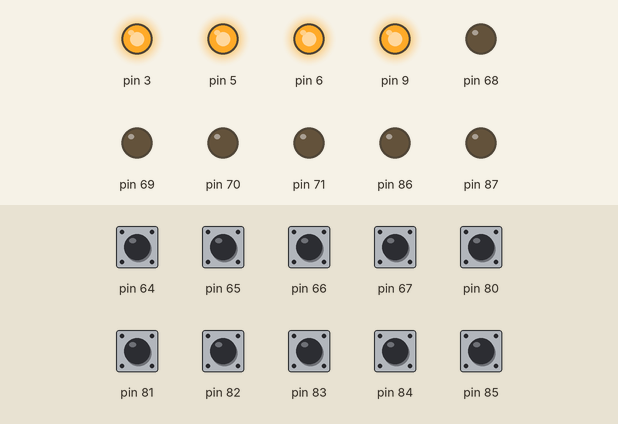
A sketch run on a simulated Arduino Uno, built for the host (arithmetic inside an expression is 32-bit, double 64-bit). Shown: output pins drawn as LEDs (lit = HIGH). The inputs (shaded band) are chosen by the test bench; at power-on: pin 64–67, pin 80–85 HIGH. What the sketch prints to the serial monitor is not drawn.

Above: at 1.2 s.
1.3 s: pin 64 pulled LOW for 0.15 s
At 3.9 s:
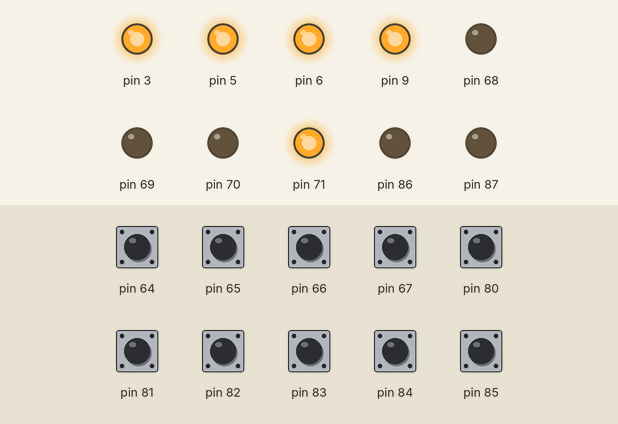
4.2 s: pin 65 pulled LOW for 0.15 s
At 6.2 s:
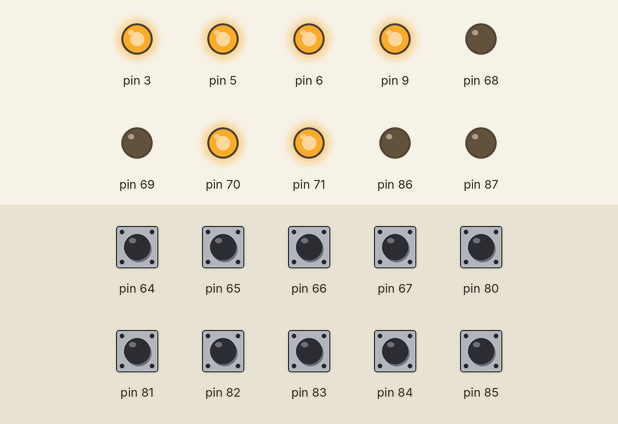
7.1 s: pin 66 pulled LOW for 0.15 s
At 9.5 s:
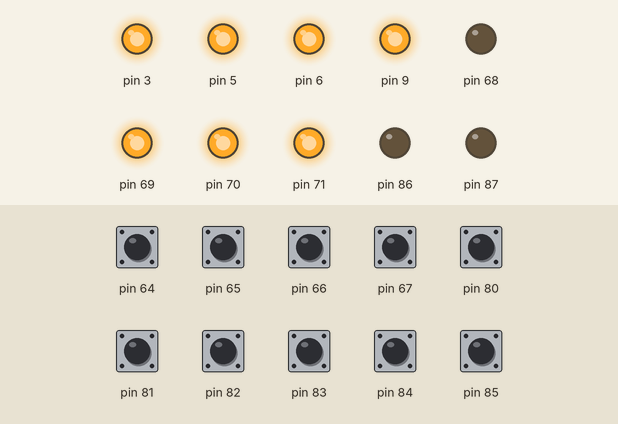
10.0 s: pin 67 pulled LOW for 0.15 s
At 11.8 s:
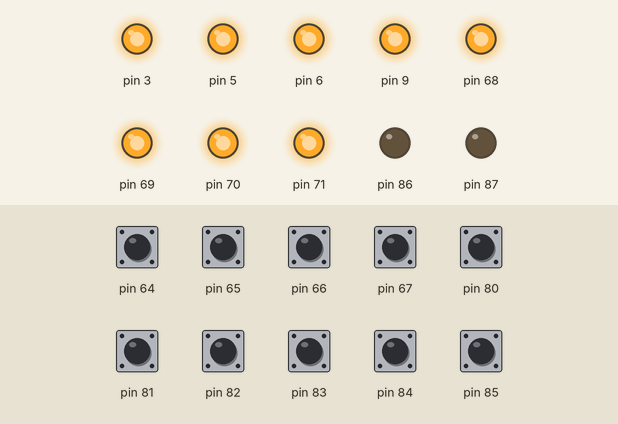
12.9 s: pin 80 pulled LOW for 0.15 s
At 15.2 s:
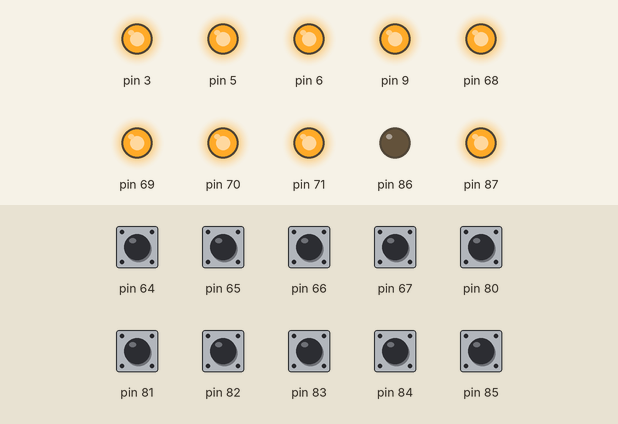
15.8 s: pin 81 pulled LOW for 0.15 s
At 17.5 s:
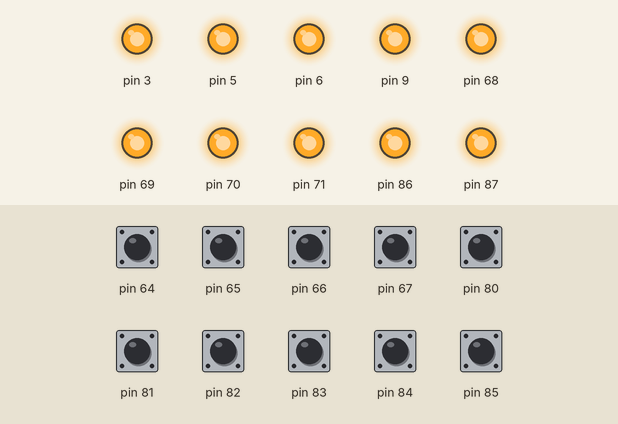
Timing chart, 0 to 19.0 s (numbered marks = the images above; inputs shaded):
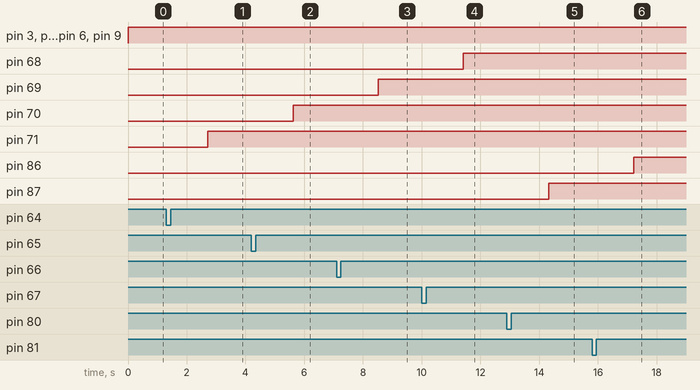

Measured:
- after the input at 1.3 s, pin 71: LOW → HIGH after 1.4 s
- after the input at 4.2 s, pin 70: LOW → HIGH after 1.4 s
- after the input at 7.1 s, pin 69: LOW → HIGH after 1.4 s
- after the input at 10.0 s, pin 68: LOW → HIGH after 1.4 s
- after the input at 12.9 s, pin 87: LOW → HIGH after 1.4 s
- after the input at 15.8 s, pin 86: LOW → HIGH after 1.4 s

The sketch:

home.ino
```cpp
#include <Wire.h>
#include "Stater.h"
#include "PCF8574.h"
#include <EtherCard.h>

byte bitCount = 8;
byte chipCount = 2;

static byte state1 = 255;
static byte state2 = 255;

PCF8574 OUT_1(0x20);
PCF8574 OUT_2(0x21);
PCF8574 INP_1(0x22);
PCF8574 INP_2(0x23);

Stater** buttons;

int a1 = 255;
int a2 = 255;
int a3 = 255;
int a4 = 255;

int counter1 = 0;
int counter2 = 0;
int counter3 = 0;

int counterPin1 = 8;
int counterPin2 = 4;
int counterPin3 = 2;

int bpPin = 7;

static byte myip[] = {
  192,168,1,200 };
static byte gwip[] = {
  192,168,1,1 };
static byte dns[] = {
  192,168,1,1 };

static byte mymac[] = {
  0x74,0x69,0x69,0x2D,0x30,0x31 };

int offVal = 255;

byte Ethernet::buffer[500];

static BufferFiller bfill;  // used as cursor while filling the buffer

void setup()
{
  Serial.begin(57600);
  Serial.println("Starting");
  if (ether.begin(sizeof Ethernet::buffer, mymac, 10) == 0)
    Serial.println( "Failed to access Ethernet controller");
  ether.staticSetup(myip, gwip);
  ether.printIp("IP:  ", ether.myip);
  ether.printIp("GW:  ", ether.gwip);

  initButtons();

  Serial.println("Started");
}
void loop()
{
  word pos = ether.packetLoop(ether.packetReceive());

  byte value1 = INP_1.read8();
  byte value2 = INP_2.read8();

  updateState(state1, value1, 1);
  updateState(state2, value2, 2);

  etherProcess(pos);

  updateBpState();

  writeStates();
}

void writeStates(){
  analogWrite(9, a1);
  analogWrite(6, a2);
  analogWrite(5, a3);
  analogWrite(3, a4);

  OUT_1.write8(state1);
  OUT_2.write8(state2);
}

void updateBpState(){
  if(a1<offVal || a2<offVal || a3<offVal || a4<offVal){
    digitalWrite(bpPin, HIGH);
  }
  else{
    digitalWrite(bpPin, LOW);
  }
}

void updateState(uint8_t &state, byte newState, byte num)
{
  newState = reverseBitsByte(newState);
  byte shift = bitCount * (num-1);
  for (int i = 0; i < bitCount; ++i)
  {
    buttons[i+shift]->Update(newState & (1 << i));
  }

  for (int i = 0; i < bitCount; ++i)
  {
    if (buttons[i+shift]->clicks == 1)
    {
      state ^= (1 << i);
    }
    if (buttons[i+shift]->clicks == 2)
    {
      int a = i+shift+1;
      if(a == 11 || a == 12){
        if(a3<offVal || a4 < offVal){
          a3 = offVal;
          a4 = offVal;
        }else{
          a3 = 254;
          a4 = 254;
        }
      }
      if(a == 9 || a == 10){
        if(a1<offVal || a2 < offVal){
          a1 = offVal;
          a2 = offVal;
        }else{
          a1 = 254;
          a2 = 254;
        }
      }
    }
    if (buttons[i+shift]->clicks == -1)
    {
      allOff();
    }
  }
}

void allOff(){
  state1 = offVal;
  state2 = offVal;
  a1 = offVal;
  a2 = offVal;
  a3 = offVal;
  a4 = offVal;
}

byte reverseBitsByte(byte input)
{
  byte output = 0;
  byte bit;
  for(byte count=1;count<=8;count++)
  {
    bit= input & 0x01;
    input=input>>1;
    output=output<<1;
    if(bit==1)
      output = output+1;
  }
  return output;
}

void initButtons()
{
  buttons = new Stater*[bitCount*chipCount];
  for (int i = 0; i < bitCount*chipCount; ++i)
  {
    buttons[i] = new Stater();
  }
}

void etherProcess(word pos){
  if (pos) {
    bfill = ether.tcpOffset();
    processParams((char *) Ethernet::buffer + pos);
    statePage(bfill);
    ether.httpServerReply(bfill.position());
  }
}

void processParams(char* data){
  if (data)
  {
    char* param;
    strtok(data, " ");
    param = strtok(NULL, " ");
    if(strlen(param)<2 || strlen(param)>8) return;
    byte val = atoi(strtok(param, "/"));
    int state = atoi(strtok(NULL, "/"));

    Serial.print(val);
    Serial.print(":");
    Serial.println(state);

    if(val == 101)a1 = state%256;
    if(val == 102)a2 = state%256;
    if(val == 103)a3 = state%256;
    if(val == 104)a4 = state%256;

    if(val>0 && val<=8){
      state1 ^= (1 << val-1);
    }
    else if (val>8 && val<=16){
      state2 ^= (1 << val-9);
    }
  }
}

void statePage(BufferFiller& buf) {
  long t = millis() / 1000;
  word h = t / 3600;
  byte m = (t / 60) % 60;
  byte s = t % 60;

  buf.emit_p(PSTR(
    "HTTP/1.0 200 OK\r\n"
    "Content-Type: text/html\r\n"
    "Access-Control-Allow-Origin: *\r\n"
    "Pragma: no-cache\r\n"
    "\r\n"
    "{"
    "\"uptime\":\"$D$D:$D$D:$D$D\","), h/10, h%10, m/10, m%10, s/10, s%10);

  for(int i = 0;i<(bitCount*chipCount);++i){
    boolean on = false;
    if(i<=7){
      if(state1 & (1 << i)){
        on = false;
      }
      else{
        on = true;
      }
    }
    else if (i>7 && i<=15){
      if(state2 & (1 << i-8)){
        on = false;
      }
      else{
        on = true;
      }
    }
    if(on){
      buf.emit_p(PSTR("\"s$D\":true,"), i+1);
    }
    else{
      buf.emit_p(PSTR("\"s$D\":false,"), i+1);
    }
  }

  buf.emit_p(PSTR("\"a1\":$D,"
    "\"a2\":$D,"
    "\"a3\":$D,"
    "\"a4\":$D,"
    "\"counter1\":$D,"
    "\"counter2\":$D,"
    "\"counter3\":$D"
    "}"), a1,a2,a3,a4,counter1, counter2, counter3);
}
```

Stater.cpp
```cpp
#include "Stater.h"

Stater::Stater()
{
	_activeHigh = LOW;
	_btnState = !_activeHigh;  // initial button state in active-high logic
	_lastState = _btnState;
	_clickCount = 0;
	clicks = 0;
	depressed = 0;
	_lastBounceTime = 0;
	debounceTime = 20;            // Debounce timer in ms
	multiclickTime = 250;           // Time limit for multi clicks
	longClickTime = 1000;
}

void Stater::Update(boolean btnState)
{
	long now = (long)millis();      // get current time
	_btnState = btnState;  // current appearant button state

	// Make the button logic active-high in code
	if (!_activeHigh) _btnState = !_btnState;

	// If the switch changed, due to noise or a button press, reset the debounce timer
	if (_btnState != _lastState) _lastBounceTime = now;


	// debounce the button (Check if a stable, changed state has occured)
	if (now - _lastBounceTime > debounceTime && _btnState != depressed)
	{
		depressed = _btnState;
		if (depressed) _clickCount++;
	}

	// If the button released state is stable, report nr of clicks and start new cycle
	if (!depressed && (now - _lastBounceTime) > multiclickTime)
	{
		// positive count for released buttons
		clicks = _clickCount;
		_clickCount = 0;
	}

	// Check for "long click"
	if (depressed && (now - _lastBounceTime > longClickTime))
	{
		// negative count for long clicks
		clicks = 0 - _clickCount;
		_clickCount = 0;
	}

	_lastState = _btnState;
}
```

Stater.h
```cpp
#ifndef Stater_H
#define Stater_H

#if (ARDUINO <  100)
#include <WProgram.h>
#else
#include <Arduino.h>
#endif


class Stater
{
public:
	Stater();
	void Update(boolean btnState);
	int clicks;                   // button click counts to return
	boolean depressed;            // the currently debounced button (press) state (presumably it is not sad :)
	long debounceTime;
	long multiclickTime;
	long longClickTime;

private:
	boolean _activeHigh;          // Type of button: Active-low = 0 or active-high = 1
	boolean _btnState;            // Current appearant button state
	boolean _lastState;           // previous button reading
	int _clickCount;              // Number of button clicks within multiclickTime milliseconds
	long _lastBounceTime;         // the last time the button input pin was toggled, due to noise or a press

};

#endif
```
